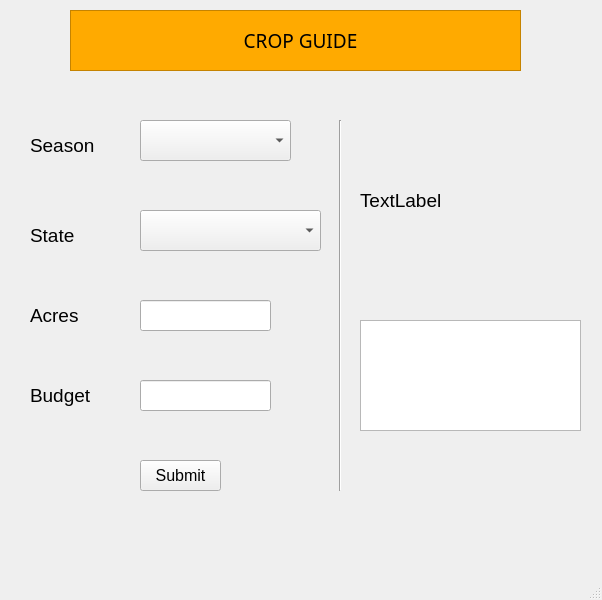
<?xml version="1.0" encoding="UTF-8"?>
<ui version="4.0">
 <class>MainWindow</class>
 <widget class="QMainWindow" name="MainWindow">
  <property name="geometry">
   <rect>
    <x>0</x>
    <y>0</y>
    <width>602</width>
    <height>600</height>
   </rect>
  </property>
  <property name="font">
   <font>
    <pointsize>8</pointsize>
   </font>
  </property>
  <property name="windowTitle">
   <string>MainWindow</string>
  </property>
  <widget class="QWidget" name="centralwidget">
   <widget class="QFrame" name="frame">
    <property name="geometry">
     <rect>
      <x>70</x>
      <y>10</y>
      <width>451</width>
      <height>61</height>
     </rect>
    </property>
    <property name="font">
     <font>
      <family>Tempus Sans ITC</family>
      <pointsize>40</pointsize>
     </font>
    </property>
    <property name="styleSheet">
     <string notr="true">background-color: rgb(255, 170, 0);
</string>
    </property>
    <property name="frameShape">
     <enum>QFrame::StyledPanel</enum>
    </property>
    <property name="frameShadow">
     <enum>QFrame::Raised</enum>
    </property>
    <widget class="QLabel" name="label">
     <property name="geometry">
      <rect>
       <x>130</x>
       <y>10</y>
       <width>201</width>
       <height>41</height>
      </rect>
     </property>
     <property name="font">
      <font>
       <family>Trebuchet MS</family>
       <pointsize>14</pointsize>
      </font>
     </property>
     <property name="text">
      <string>CROP GUIDE</string>
     </property>
     <property name="alignment">
      <set>Qt::AlignCenter</set>
     </property>
    </widget>
   </widget>
   <widget class="QTextEdit" name="textEdit">
    <property name="geometry">
     <rect>
      <x>360</x>
      <y>320</y>
      <width>221</width>
      <height>111</height>
     </rect>
    </property>
   </widget>
   <widget class="QComboBox" name="comboBox">
    <property name="geometry">
     <rect>
      <x>140</x>
      <y>120</y>
      <width>151</width>
      <height>41</height>
     </rect>
    </property>
    <property name="font">
     <font>
      <pointsize>16</pointsize>
     </font>
    </property>
   </widget>
   <widget class="QLabel" name="label_season">
    <property name="geometry">
     <rect>
      <x>30</x>
      <y>130</y>
      <width>91</width>
      <height>31</height>
     </rect>
    </property>
    <property name="font">
     <font>
      <pointsize>14</pointsize>
     </font>
    </property>
    <property name="text">
     <string>Season</string>
    </property>
   </widget>
   <widget class="QLabel" name="label_state">
    <property name="geometry">
     <rect>
      <x>30</x>
      <y>220</y>
      <width>91</width>
      <height>31</height>
     </rect>
    </property>
    <property name="font">
     <font>
      <pointsize>14</pointsize>
     </font>
    </property>
    <property name="text">
     <string>State</string>
    </property>
   </widget>
   <widget class="QComboBox" name="comboBox_2">
    <property name="geometry">
     <rect>
      <x>140</x>
      <y>210</y>
      <width>181</width>
      <height>41</height>
     </rect>
    </property>
    <property name="font">
     <font>
      <pointsize>16</pointsize>
     </font>
    </property>
   </widget>
   <widget class="QLabel" name="label_acres">
    <property name="geometry">
     <rect>
      <x>30</x>
      <y>300</y>
      <width>91</width>
      <height>31</height>
     </rect>
    </property>
    <property name="font">
     <font>
      <pointsize>14</pointsize>
     </font>
    </property>
    <property name="text">
     <string>Acres</string>
    </property>
   </widget>
   <widget class="QLabel" name="label_budget">
    <property name="geometry">
     <rect>
      <x>30</x>
      <y>380</y>
      <width>91</width>
      <height>31</height>
     </rect>
    </property>
    <property name="font">
     <font>
      <pointsize>14</pointsize>
     </font>
    </property>
    <property name="text">
     <string>Budget</string>
    </property>
   </widget>
   <widget class="QLineEdit" name="lineEdit_acres">
    <property name="geometry">
     <rect>
      <x>140</x>
      <y>300</y>
      <width>131</width>
      <height>31</height>
     </rect>
    </property>
   </widget>
   <widget class="QLineEdit" name="lineEdit_budget">
    <property name="geometry">
     <rect>
      <x>140</x>
      <y>380</y>
      <width>131</width>
      <height>31</height>
     </rect>
    </property>
   </widget>
   <widget class="QPushButton" name="button_submit">
    <property name="geometry">
     <rect>
      <x>140</x>
      <y>460</y>
      <width>81</width>
      <height>31</height>
     </rect>
    </property>
    <property name="font">
     <font>
      <pointsize>12</pointsize>
     </font>
    </property>
    <property name="text">
     <string>Submit</string>
    </property>
   </widget>
   <widget class="Line" name="line">
    <property name="geometry">
     <rect>
      <x>330</x>
      <y>120</y>
      <width>20</width>
      <height>371</height>
     </rect>
    </property>
    <property name="orientation">
     <enum>Qt::Vertical</enum>
    </property>
   </widget>
   <widget class="QLabel" name="label_6">
    <property name="geometry">
     <rect>
      <x>360</x>
      <y>120</y>
      <width>211</width>
      <height>161</height>
     </rect>
    </property>
    <property name="font">
     <font>
      <pointsize>14</pointsize>
     </font>
    </property>
    <property name="text">
     <string>TextLabel</string>
    </property>
   </widget>
  </widget>
  <widget class="QMenuBar" name="menubar">
   <property name="geometry">
    <rect>
     <x>0</x>
     <y>0</y>
     <width>602</width>
     <height>18</height>
    </rect>
   </property>
  </widget>
  <widget class="QStatusBar" name="statusbar"/>
 </widget>
 <resources/>
 <connections/>
</ui>
